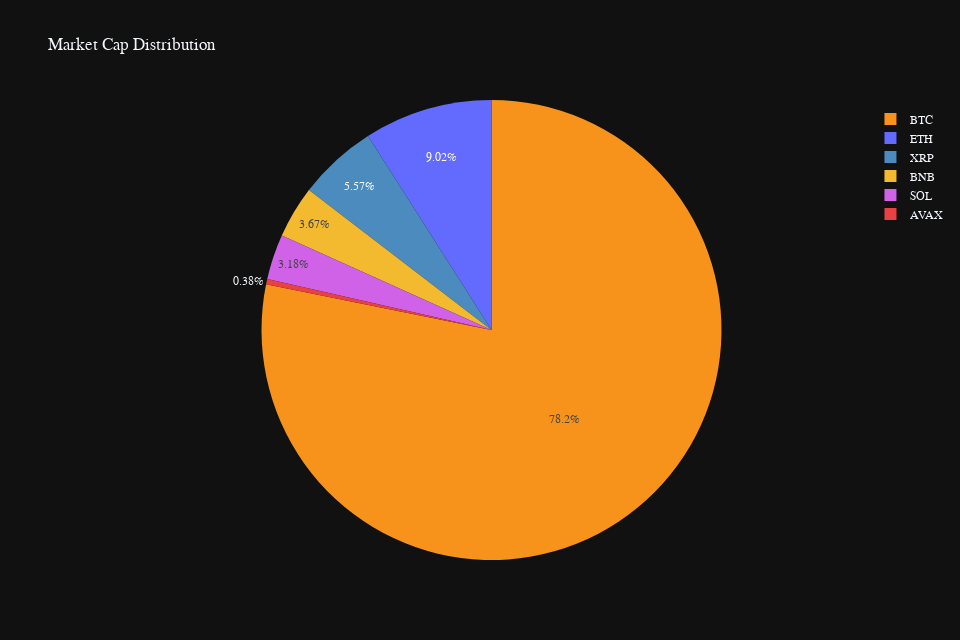

The notebook cell saved with this chart:
### Code cell
# 5. Market Dominance (Pie Chart)
fig5 = px.pie(
    tokenomics_df,
    values='market_cap',
    names='symbol',
    title='Market Cap Distribution',
    color='symbol',
    color_discrete_map={
        'BTC': '#F7931A',  # Bitcoin Orange
        'ETH': '#636BFF',  # Ethereum Blue
        'BNB': '#F3BA2F',  # Binance Yellow
        'SOL': '#CF62E7',   # Solana Pink
        'XRP': '#4B8BBE',  # XRP Blue
        'AVAX': '#E84142'  # Avalanche Red
    },
)

# Customize the layout
fig5.update_layout(
    template='plotly_dark',
    hovermode='x unified',
    font_family="IBM Plex Sans",
    legend=dict(
        yanchor="top",
        y=0.99,
        xanchor="left",
        x=1.05
    ),
    height=800/1.25,  # Adjust height
    width=1200/1.25,  # Adjust width
)

# Show the plot
fig5.show(config={
    'displayModeBar': True,
    'displaylogo': False,
    'modeBarButtonsToAdd': ['fullscreen']
})

### Figure 1 — Plotly figure (JSON) as saved in the notebook; plotly's stock layout.template omitted (floating-point values rounded to 4 significant figures)
{"data": [{"customdata": [["BTC"], ["ETH"], ["BNB"], ["SOL"], ["XRP"], ["AVAX"]], "domain": {"x": [0, 1], "y": [0, 1]}, "hovertemplate": "symbol=%{customdata[0]}<br>market_cap=%{value}<extra></extra>", "labels": ["BTC", "ETH", "BNB", "SOL", "XRP", "AVAX"], "legendgroup": "", "marker": {"colors": ["#F7931A", "#636BFF", "#F3BA2F", "#CF62E7", "#4B8BBE", "#E84142"]}, "name": "", "showlegend": true, "type": "pie", "values": [1875006787308, 216378442053, 88045858285, 76193370131, 133607600647, 9104533897]}], "layout": {"font": {"family": "IBM Plex Sans"}, "height": 640, "hovermode": "x unified", "legend": {"tracegroupgap": 0, "x": 1.05, "xanchor": "left", "y": 0.99, "yanchor": "top"}, "title": {"text": "Market Cap Distribution"}, "width": 960}}
